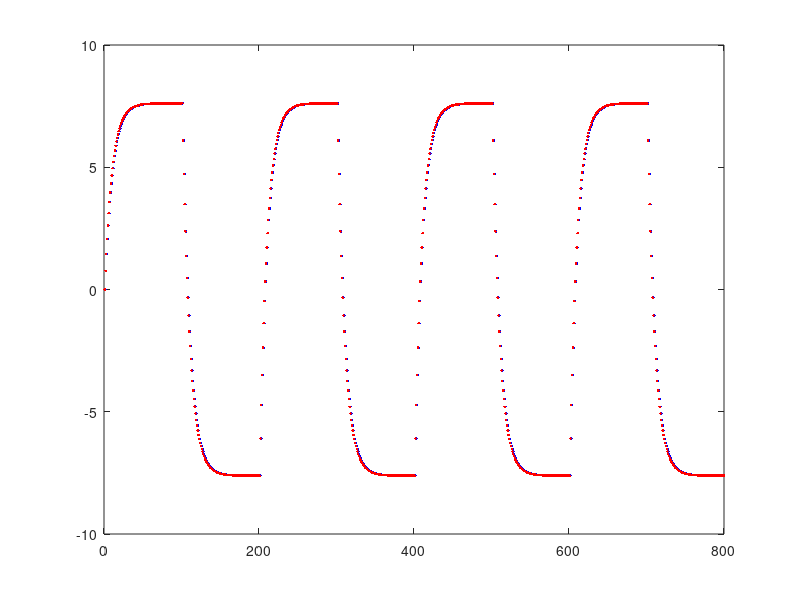

Here is the MATLAB script that generated this plot: (Note: this script raises an error after producing the figure.)
%========================================================================
% Exemplo do Paper de VRFT nao linear
% real system: y(k)=0.9y(k-1)+tanh(u(t-1))
%========================================================================
close all; clear all;
clc;
P=path;
path(P,'./functions')
%========================================================================
% init
%========================================================================
model.Ts=1;
model.N=800;
%model.dim=4;
%model.regr = [1 0 1 2];
%model.eul= [0 1 1 1];

% input signal
t = 0:1:model.N-1;
u = (square(0.01*pi*t)');
%========================================================================
% real system
%========================================================================
y=zeros(model.N, 1);
r_virt=zeros(model.N, 1);
y(1)=0;
for k=2:model.N
   y(k)=0.9*y(k-1)+tanh(u(k-1)); 
end

%========================================================================
% Model reference - this behavior is exactly what we wish
% y(t)=r(t-1)
% we can use here u(t) as r(t), it is in open loop
% r_virt(k)=y(k+1)
%========================================================================
% first calculate the virtual referece, where 
for k=1:model.N-1
   r_virt(k+1)=y(k);
end

%========================================================================
% input of controler = e(t)=r(t)-y(t)
e=r_virt-y;
plot(r_virt,'b.')
hold
plot(y, 'r.')
%========================================================================
% control identification part:
% select the model
% u(t)=u(t-1)+(0.2+\theta)e(t)-\theta e(t-1)

model.dim=3;
model.regr = [1 0 1];
model.eul= [0 1 1 ];
teta=f_calc_mmq_theta(model, u, e)


%simul=struct('N', model.N, 'nEstimates', 10, 'np', 0.5, 'maxError', 0.01, 'l', 100, 'diffConv', .1);
%ret=f_rational_model(simul, model, u, [u(1)], e)
m_rat.n_dim   = 3;
m_rat.dim     = 3;
% to indo do
m_rat.texp    = [1 1 1];
m_rat.yu      = [1 0 0];
m_rat.regr    = [1 0 1];
% tels if there is some non linearity like (y(k-a)^b)*(y(k-c)^d)
% u = 2 y=1 none =0
m_rat.yplus_uy = [0 0 0];
% tels the d param
m_rat.yplus_exp = [0 0 0];
% tels the C param
m_rat.yplus_regr = [0 0 0];

m_rat.err_m_rat   = 0;
m_rat.err_enable = false
%% Simulation parameters
simul=struct('N', model.N, 'nEstimates', 10, 'np', 10, 'maxError', 0.01, 'l', 100, 'diffConv', .1);
ret = f_rational_model(simul, m_rat, u, [u(1)], e)
a1=1;
a2=0.2;
b1=0;
f_draw_elipse(ret(:,1), ret(:,2), a1, a2);
f_draw_elipse(ret(:,1), ret(:,3), a1, b1);


